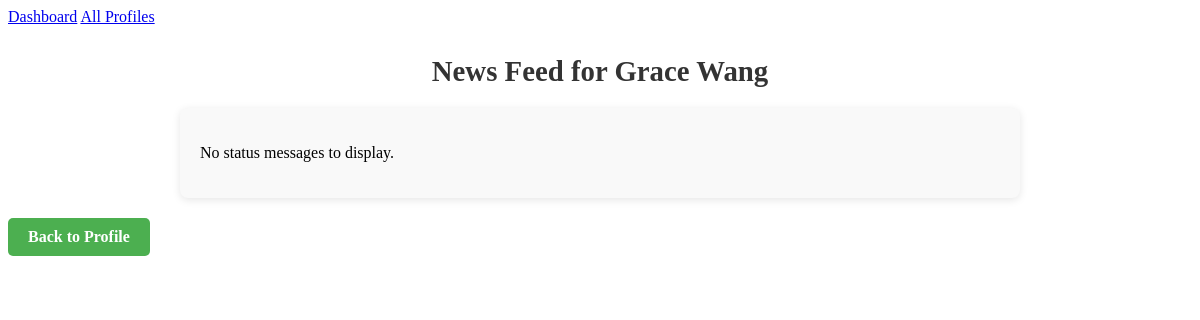
The app's page /profile/7/news_feed/ (signed in), older data.
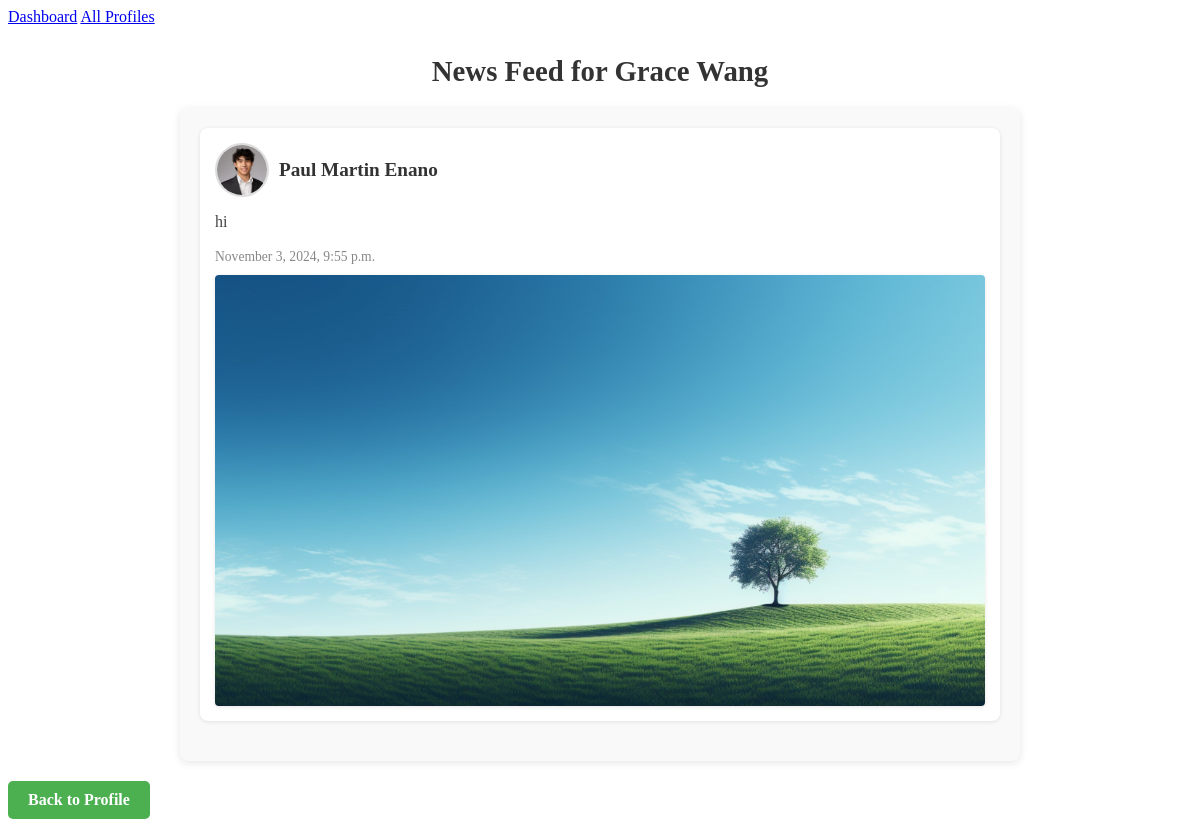
The same page, newer data.
### tide/models.py (models this page shows, shortened)
class StatusMessage(models.Model):
    timestamp = models.DateTimeField(auto_now_add=True)
    message = models.TextField()
    profile = models.ForeignKey('Profile', on_delete=models.CASCADE, related_name='status_messages')
    def get_images(self):
        return self.images.all()

class Profile(models.Model):
    user = models.OneToOneField(User, on_delete=models.CASCADE)  # Each user has one profile
    fname = models.CharField(max_length=100)
    lname = models.CharField(max_length=100)
    city = models.CharField(max_length=100)
    email = models.EmailField()
    image = models.ImageField(upload_to='profile_images/', blank=True, null=True)
    bio = models.TextField(default="This is where you can add a bio or description about the user.", blank=True)
    def get_friends(self):
        friends = Friend.objects.filter(models.Q(profile1=self) | models.Q(profile2=self))
        return [f.profile2 if f.profile1 == self else f.profile1 for f in friends]
    def get_news_feed(self):
        friends = self.get_friends()
        return StatusMessage.objects.filter(
            models.Q(profile__in=friends) |
            models.Q(profile__in=Profile.objects.exclude(pk=self.pk))
        ).exclude(profile=self).order_by('-timestamp')

class Image(models.Model):
    image_file = models.ImageField(upload_to='images/')
    status_message = models.ForeignKey('StatusMessage', on_delete=models.CASCADE, related_name='images')

### tide/views.py (the view, shortened to what this page needs)
# urls.py: path('profile/<int:pk>/news_feed/', views.ShowNewsFeedView.as_view(), name='news_feed'),
class ShowNewsFeedView(LoginRequiredMixin, DetailView):
    model = Profile
    template_name = 'tide/news_feed.html'
    context_object_name = 'profile'
    def get_context_data(self, **kwargs):
        context = super().get_context_data(**kwargs)
        context['news_feed'] = self.object.get_news_feed()
        return context

### tide/templates/tide/news_feed.html
{% extends 'tide/base.html' %}
{% load static %}
{% block content %}
    <h3>News Feed for {{ profile.fname }} {{ profile.lname }}</h3>
    <div class="news-feed-container">
        {% if news_feed %}
            {% for message in news_feed %}
                <div class="news-feed-item">
                    <div class="news-feed-profile-info">
                        {% if message.profile.image %}
                            <img src="{{ message.profile.image.url }}" alt="{{ message.profile.fname }} {{ message.profile.lname }}" class="news-feed-profile-image">
                        {% else %}
                            <img src="https://picsum.photos/400/300" alt="Default Profile Image" class="news-feed-profile-image">
                        {% endif %}
                        <span class="news-feed-profile-name">{{ message.profile.fname }} {{ message.profile.lname }}</span>
                    </div>
                    <div class="news-feed-status">
                        <p>{{ message.message }}</p>
                        <span class="news-feed-timestamp">{{ message.timestamp|date:"F j, Y, g:i a" }}</span>
                    </div>
                    {% if message.get_images.all %}
                        <div class="news-feed-images">
                            {% for img in message.get_images %}
                                <img src="{{ img.image_file.url }}" alt="Status Image" class="status-image">
                            {% endfor %}
                        </div>
                    {% endif %}
                </div>
            {% endfor %}
        {% else %}
            <p>No status messages to display.</p>
        {% endif %}
    </div>
    <a href="{% url 'show_profile' profile.pk %}" class="profile-button">Back to Profile</a>
{% endblock %}

Row changes from the older to the newer data that the page shows:
added StatusMessage: profile.image (picture), profile.fname "Paul Martin", profile.lname "Enano", message "hi", timestamp "November 3, 2024, 9:55 p.m."
added Image: image_file (picture)
Text that changed along with them:
text no longer shown: "No status messages to display."
